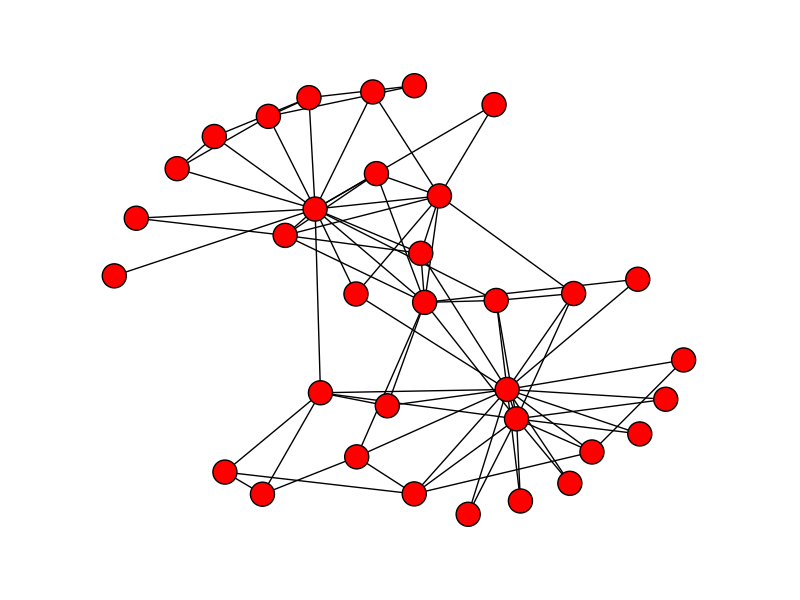

Reproduce this figure in Python.
#!/usr/bin/env python
"""
Zachary's Karate Club graph

Data file from:
http://vlado.fmf.uni-lj.si/pub/networks/data/Ucinet/UciData.htm

Reference:
Zachary W. (1977).
An information flow model for conflict and fission in small groups.
Journal of Anthropological Research, 33, 452-473.
"""
import networkx as nx
import matplotlib.pyplot as plt
G=nx.karate_club_graph()
print("Node Degree")
for v in G:
    print('%s %s' % (v,G.degree(v)))
nx.draw(G)
plt.savefig("karate_club.png")
plt.show()
